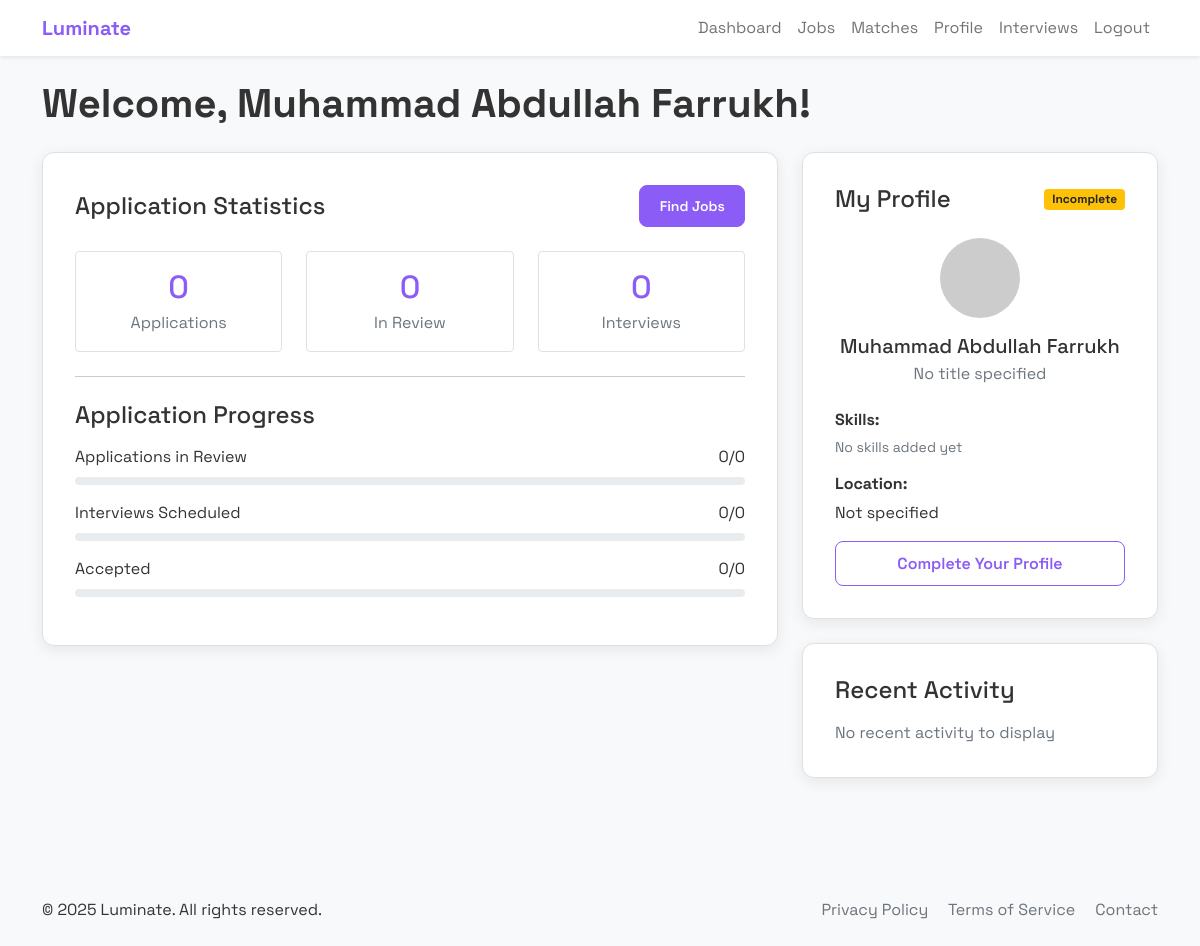
The page /dashboard (signed in) on the database its author committed.
### application.py (models this page shows, shortened)
class User(db.Model):
    id = db.Column(db.Integer, primary_key=True)
    name = db.Column(db.String(100), nullable=False)
    email = db.Column(db.String(120), unique=True, nullable=False)
    password_hash = db.Column(db.String(256), nullable=False)
    is_employer = db.Column(db.Boolean, default=False)
    company = db.Column(db.String(100))
    title = db.Column(db.String(100))
    phone = db.Column(db.String(20))
    location = db.Column(db.String(100))
    skills = db.Column(db.String(500))
    resume_path = db.Column(db.String(200))
    profile_image = db.Column(db.String(200))  # Added for profile image
    jobs = db.relationship('Job', backref='employer', lazy=True)
    applications = db.relationship('Application', backref='applicant', lazy=True)
    activities = db.relationship('Activity', backref='user', lazy=True)

### application.py (the view)
@app.route('/dashboard')
def dashboard():
    if 'user_id' not in session:
        flash('Please login', 'danger')
        return redirect(url_for('login'))
    if session.get('is_employer'):
        return redirect(url_for('employer_dashboard'))
    user = User.query.get(session['user_id'])
    applications = Application.query.filter_by(user_id=user.id).all()
    stats = {
        'total': len(applications),
        'reviewing': len([a for a in applications if a.status == 'Reviewing']),
        'accepted': len([a for a in applications if a.status == 'Accepted']),
        'rejected': len([a for a in applications if a.status == 'Rejected']),
        'interviews_scheduled': len([a for a in applications if a.status == 'Interview Scheduled']),
        'saved_jobs': 0  # Placeholder for future feature
    }
    recent_activities = Activity.query.filter_by(user_id=user.id).order_by(Activity.date.desc()).limit(4).all()
    today = datetime.utcnow()
    return render_template('employee_dashboard.html',
                           user=user,
                           applications=applications,
                           stats=stats,
                           recent_activities=recent_activities,
                           today=today)

### templates/employee_dashboard.html (shortened to what this page needs)
{% extends "base.html" %}
{% block content %}
<h1 class="fw-bold mb-4 animate-fade-in">Welcome, {{ user.name }}!</h1>
<div class="row mb-4">
    <div class="col-lg-8">
        <div class="content-card animate-fade-in">
            <div class="d-flex justify-content-between align-items-center mb-4">
                <h2 class="h4 mb-0">Application Statistics</h2>
                <a href="{{ url_for('jobs') }}" class="btn btn-sm btn-primary">Find Jobs</a>
            </div>
            <div class="row g-4 text-center">
                <div class="col-md-4 col-6">
                    <div class="border rounded p-3">
                        <h3 class="h2 text-purple mb-1">{{ stats.total }}</h3>
                        <p class="mb-0 text-muted">Applications</p>
                    </div>
                </div>
                <div class="col-md-4 col-6">
                    <div class="border rounded p-3">
                        <h3 class="h2 text-purple mb-1">{{ stats.reviewing }}</h3>
                        <p class="mb-0 text-muted">In Review</p>
                    </div>
                </div>
                <div class="col-md-4 col-6">
                    <div class="border rounded p-3">
                        <h3 class="h2 text-purple mb-1">{{ stats.interviews_scheduled }}</h3>
                        <p class="mb-0 text-muted">Interviews</p>
                    </div>
                </div>
            </div>
            <hr class="my-4">
            <h2 class="h4 mb-3">Application Progress</h2>
            <div class="mb-3">
                <div class="d-flex justify-content-between mb-1">
                    <span>Applications in Review</span>
                    <span>{{ stats.reviewing }}/{{ stats.total }}</span>
                </div>
                <div class="progress">
                </div>
            </div>
            <div class="mb-3">
                <div class="d-flex justify-content-between mb-1">
                    <span>Interviews Scheduled</span>
                    <span>{{ stats.interviews_scheduled }}/{{ stats.total }}</span>
                </div>
                <div class="progress">
                </div>
            </div>
            <div class="mb-3">
                <div class="d-flex justify-content-between mb-1">
                    <span>Accepted</span>
                    <span>{{ stats.accepted }}/{{ stats.total }}</span>
                </div>
                <div class="progress">
                </div>
            </div>
        </div>
    </div>
    <div class="col-lg-4">
        <div class="content-card mb-4 animate-fade-in">
            <div class="d-flex justify-content-between align-items-center mb-4">
                <h2 class="h4 mb-0">My Profile</h2>
                {% if not user.skills or not user.title or not user.location %}
                <span class="badge bg-warning text-dark">Incomplete</span>
                {% else %}
                <span class="badge bg-success">Complete</span>
                {% endif %}
            </div>
            <div class="text-center mb-4">
                {% if user.profile_image %}
                <img src="{{ url_for('static', filename='uploads/' + user.profile_image) }}" alt="Profile" class="rounded-circle mb-3" width="80" height="80">
                {% else %}
                <img src="https://api.dicebear.com/6.x/avataaars/svg?seed={{ user.id }}" alt="Profile" class="rounded-circle mb-3" width="80" height="80">
                {% endif %}
                <h3 class="h5 mb-1">{{ user.name }}</h3>
                <p class="text-muted mb-0">{{ user.title or 'No title specified' }}</p>
            </div>
            <div class="mb-3">
                <h6 class="mb-2">Skills:</h6>
                {% if user.skills %}
                    {% for skill in user.skills.split(',') %}
                        <span class="skill-badge">{{ skill.strip() }}</span>
                    {% endfor %}
                {% else %}
                    <p class="text-muted small">No skills added yet</p>
                {% endif %}
            </div>
            <div class="mb-3">
                <h6 class="mb-2">Location:</h6>
                <p class="mb-0">{{ user.location or 'Not specified' }}</p>
            </div>
            <a href="{{ url_for('profile') }}" class="btn btn-outline-primary w-100">
                {% if not user.skills or not user.title or not user.location %}
                Complete Your Profile
                {% else %}
                Edit Profile
                {% endif %}
            </a>
        </div>
        <div class="content-card animate-fade-in">
            <h2 class="h4 mb-3">Recent Activity</h2>
            {% if recent_activities %}
                <div class="activity-feed">
                    {% for activity in recent_activities %}
                        <div class="activity-item">
                            <p class="mb-1">{{ activity.message }}</p>
                            <small class="text-muted">{{ activity.date.strftime('%b %d, %Y') }}</small>
                        </div>
                    {% endfor %}
                </div>
            {% else %}
                <p class="text-muted mb-0">No recent activity to display</p>
            {% endif %}
        </div>
    </div>
</div>
{% endblock %}

### static/css/styles.css (style rules this page uses)
:root { --primary-color: #8B5CF6; --primary-hover: #7C3AED; --secondary-color: #64b5f6; --background-color: #f8f9fa; --card-bg: #ffffff; --text-color: #333333; --border-color: #e0e0e0; --shadow: 0 4px 15px rgba(0, 0, 0, 0.08); --shadow-hover: 0 6px 20px rgba(0, 0, 0, 0.1); --border-radius: 12px; --transition: all 0.3s ease; }
body { font-family: 'Space Grotesk', sans-serif; background-color: var(--background-color); color: var(--text-color); margin: 0; padding: 0; display: flex; flex-direction: column; min-height: 100vh; }
h1, h2, h3, h4, h5, h6 { font-weight: 700; }
button, .btn { font-family: 'Space Grotesk', sans-serif; }
.animate-fade-in { opacity: 0; transform: translateY(10px); transition: opacity 0.5s ease, transform 0.5s ease; }
.animate-fade-in.show, .animate-pop-in.show { opacity: 1; transform: translateY(0) scale(1); }
.content-card { background: var(--card-bg); border-radius: var(--border-radius); box-shadow: var(--shadow); padding: 2rem; margin-bottom: 1.5rem; border: 1px solid var(--border-color); transition: var(--transition); }
.btn { border-radius: 8px; padding: 0.6rem 1.2rem; font-weight: 600; transition: var(--transition); }
.btn-primary { background-color: var(--primary-color); border-color: var(--primary-color); }
.btn-outline-primary { color: var(--primary-color); border-color: var(--primary-color); }
.progress { height: 8px; background-color: #e9ecef; border-radius: 4px; overflow: hidden; margin-top: 0.5rem; margin-bottom: 1rem; }
.text-purple { color: var(--primary-color); }

### rows shown on the page
User: name "Muhammad Abdullah Farrukh", title "No title specified", location "Not specified"

### other values the page prints
{{ stats.total }} "0"
{{ stats.reviewing }} "0"
{{ stats.interviews_scheduled }} "0"
{{ stats.accepted }} "0"
